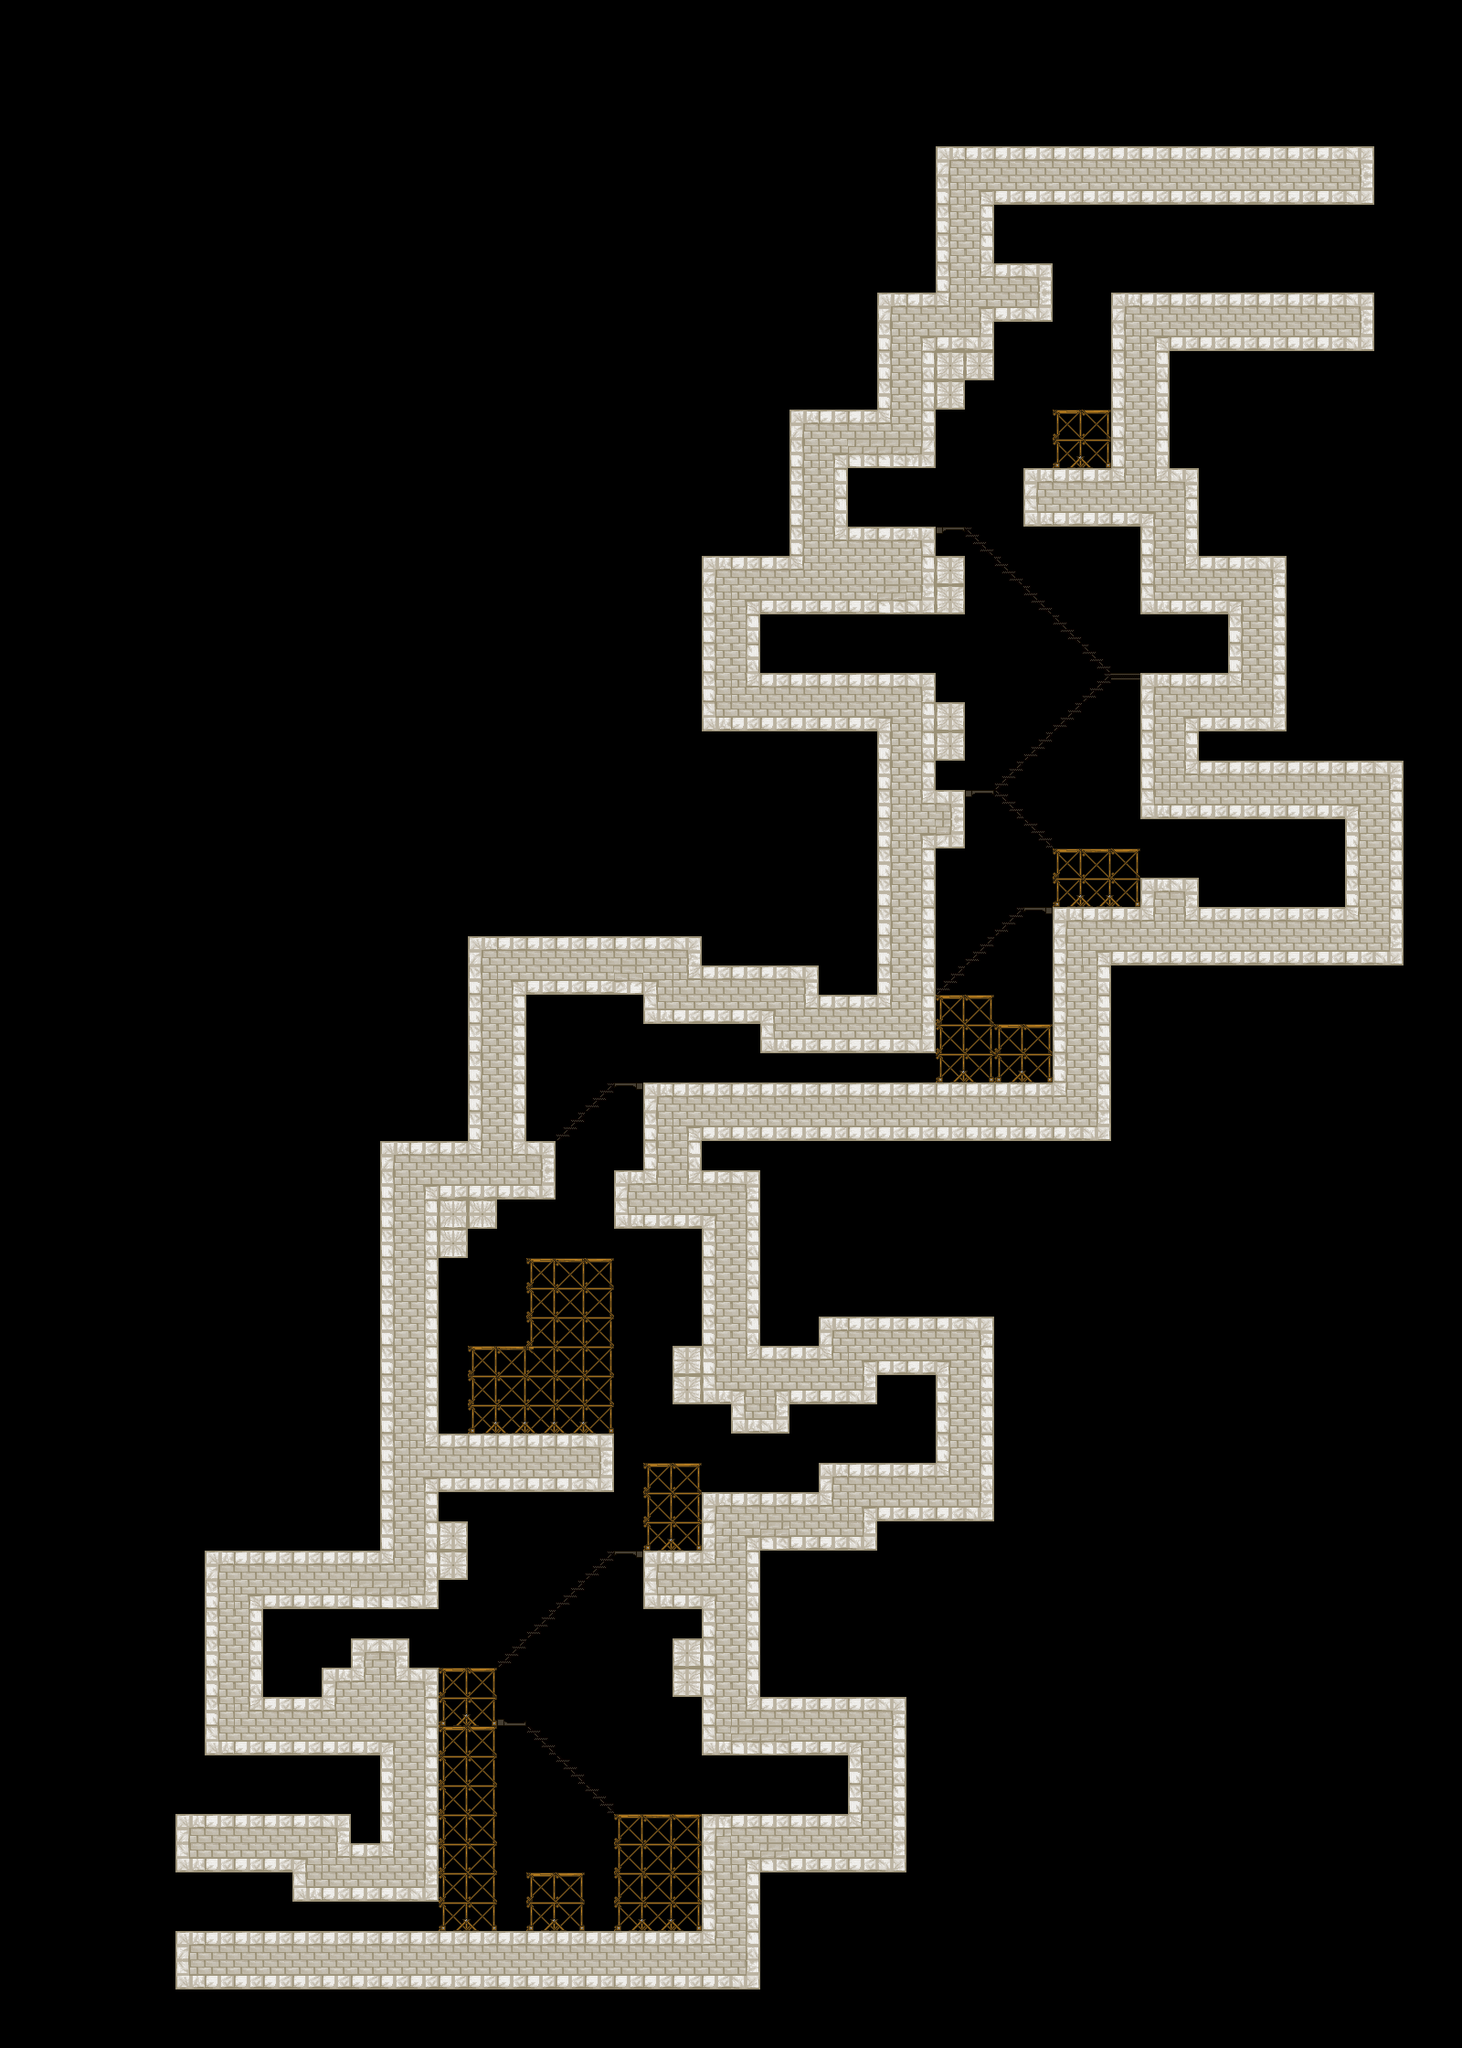

The image is a tile-based game level rendered from a .tmx file. Its description and source (layers, tilesets, objects; grid data summarised) follow:
An orthogonal 50x70 tile map with 32x32 px tiles, 5 tile layers (Background1, Background2, Background3, Foreground1, ...), 3 tilesets and 20 objects.

<map version="1.0" tiledversion="1.1.5" orientation="orthogonal" renderorder="right-down" width="50" height="70" tilewidth="32" tileheight="32" infinite="0" nextobjectid="34">
 <properties>
  <property name="unity:scale" value="0.03125" />
 </properties>
 <tileset firstgid="1" source="../../Tilesets/Example.tsx" />
 <tileset firstgid="31" source="../../Tilesets/cathedral.tsx" />
 <tileset firstgid="131" source="../../Tilesets/lab.tsx" />
 <layer name="Background1" width="50" height="70">
  <properties>
   <property name="unity:sortingOrder" type="int" value="-3" />
  </properties>
  <data>[3500 cells, 0 non-empty, 0 distinct tile ids]</data>
 </layer>
 <layer name="Background2" width="50" height="70">
  <properties>
   <property name="unity:sortingOrder" type="int" value="-4" />
  </properties>
  <data>[3500 cells, 0 non-empty, 0 distinct tile ids]</data>
 </layer>
 <layer name="Background3" width="50" height="70">
  <properties>
   <property name="unity:sortingOrder" type="int" value="-3" />
  </properties>
  <data>[3500 cells, 0 non-empty, 0 distinct tile ids]</data>
 </layer>
 <layer name="Foreground1" width="50" height="70">
  <properties>
   <property name="unity:sortingOrder" type="int" value="3" />
  </properties>
  <data>[3500 cells, 739 non-empty, 27 distinct tile ids]</data>
 </layer>
 <layer name="Foreground2" width="50" height="70">
  <properties>
   <property name="unity:sortingOrder" type="int" value="4" />
  </properties>
  <data>[3500 cells, 0 non-empty, 0 distinct tile ids]</data>
 </layer>
 <objectgroup name="walls">
  <properties>
   <property name="unity:layer" value="Obstacle" />
  </properties>
  <object id="13" x="1504" y="224">
   <polyline points="0,0 -416,0 -416,64 -352,64 -352,128 -416,128 -416,192 -448,192 -448,224 -480,224 -480,288 -576,288 -576,352 -480,352 -480,384 -448,384 -448,448 -672,448 -672,512 -480,512 -480,544 -448,544 -448,608 -480,608 -480,640 -448,640 -448,704 -480,704 -480,928 -672,928 -672,896 -800,896 -800,864 -928,864 -928,1024 -896,1024 -896,1088 -960,1088 -960,1120 -992,1120 -992,1152 -1024,1152 -1024,1344 -832,1344 -832,1408 -1024,1408 -1024,1440 -992,1440 -992,1504 -1024,1504 -1024,1536 -1216,1536 -1216,1632 -1152,1632 -1152,1600 -1120,1600 -1120,1568 -1056,1568 -1056,1600 -1024,1600 -1024,1856 -1184,1856 -1184,1824 -1312,1824 -1312,1888 -736,1888 -736,1760 -576,1760 -576,1696 -736,1696 -736,1632 -768,1632 -768,1568 -736,1568 -736,1536 -800,1536 -800,1472 -736,1472 -736,1408 -608,1408 -608,1376 -480,1376 -480,1280 -544,1280 -544,1312 -640,1312 -640,1344 -704,1344 -704,1312 -768,1312 -768,1248 -736,1248 -736,1120 -832,1120 -832,1056 -800,1056 -800,960 -352,960 -352,768 -256,768 -256,736 -192,736 -192,768 -32,768 -32,672 -256,672 -256,512 -160,512 -160,448 -256,448 -256,352 -384,352 -384,288 -288,288 -288,96 0,96 0,0" />
  </object>
 </objectgroup>
 <objectgroup name="JumpThru">
  <properties>
   <property name="unity:layer" value="Obstacle" />
   <property name="unity:tag" value="JumpThru" />
  </properties>
  <object id="14" x="1152" y="448">
   <polyline points="0,0 64,0" />
  </object>
  <object id="16" x="1024" y="576">
   <polyline points="0,0 32,0 192,160" />
  </object>
  <object id="17" x="1248" y="736">
   <polyline points="0,0 -32,0 -160,128" />
  </object>
  <object id="18" x="1056" y="864">
   <polyline points="0,0 32,0 96,64" />
  </object>
  <object id="19" x="1056" y="864">
   <polyline points="0,0 32,0 96,64" />
  </object>
  <object id="20" x="1248" y="928">
   <polyline points="0,0 -96,0" />
  </object>
  <object id="21" x="1152" y="992">
   <polyline points="0,0 -32,0 -128,96" />
  </object>
  <object id="22" x="1024" y="1088">
   <polyline points="0,0 64,0" />
  </object>
  <object id="23" x="1088" y="1120">
   <polyline points="0,0 64,0" />
  </object>
  <object id="24" x="704" y="1184">
   <polyline points="0,0 -32,0 -96,64" />
  </object>
  <object id="25" x="672" y="1376">
   <polyline points="0,0 -96,0" />
  </object>
  <object id="26" x="576" y="1472">
   <polyline points="0,0 -64,0" />
  </object>
  <object id="27" x="704" y="1600">
   <polyline points="0,0 64,0" />
  </object>
  <object id="28" x="704" y="1696">
   <polyline points="0,0 -32,0 -160,128" />
  </object>
  <object id="29" x="544" y="1824">
   <polyline points="0,0 -64,0" />
  </object>
  <object id="30" x="480" y="1888">
   <polyline points="0,0 64,0" />
  </object>
  <object id="31" x="544" y="1888">
   <polyline points="0,0 32,0 128,96" />
  </object>
  <object id="32" x="672" y="1984">
   <polyline points="0,0 96,0" />
  </object>
  <object id="33" x="576" y="2048">
   <polyline points="0,0 64,0" />
  </object>
 </objectgroup>
</map>
